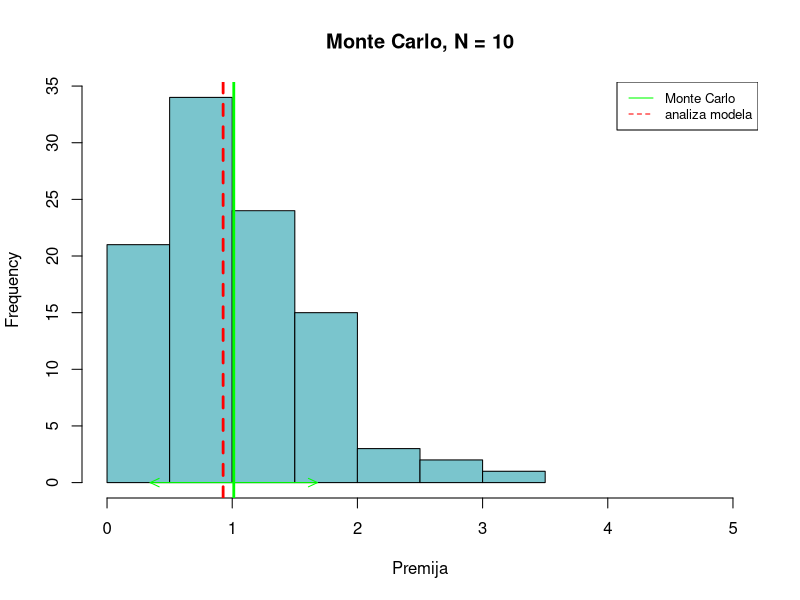
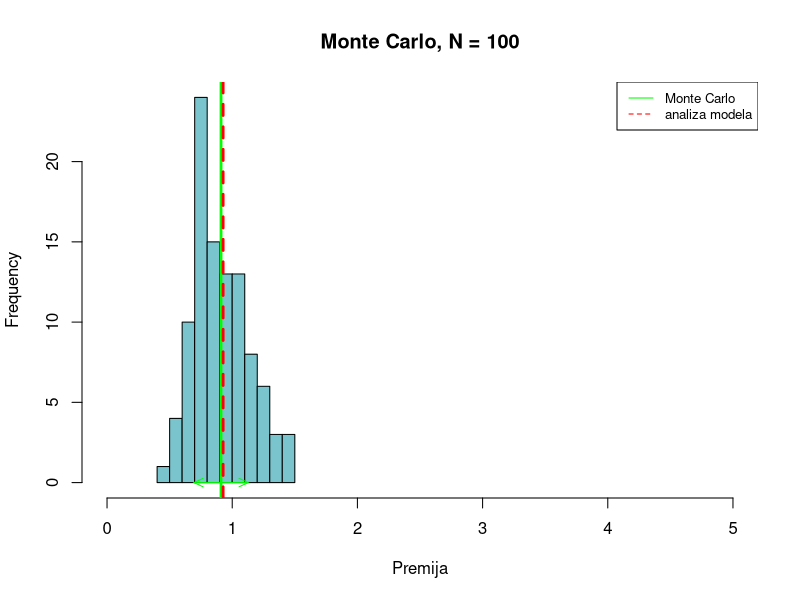
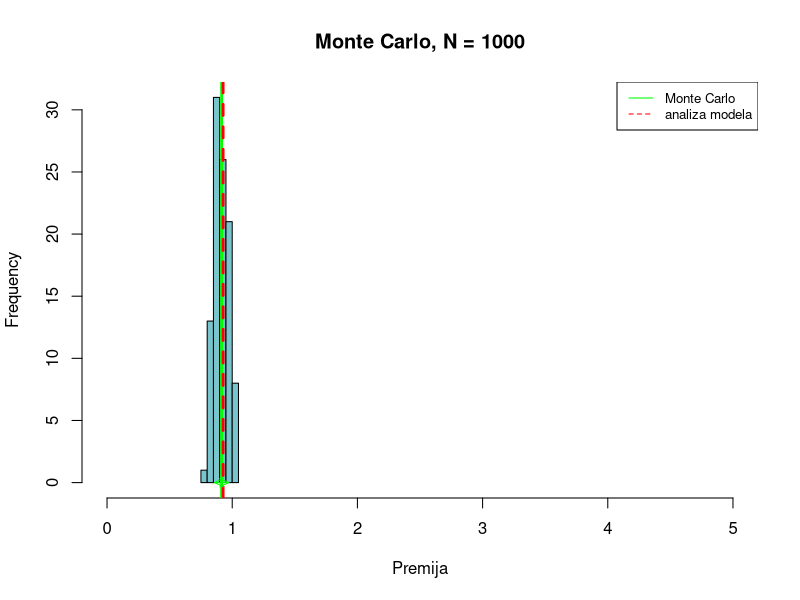

Write the R code that produced these figures, in order.
# 3. Naloga za finančni praktikum:

# S0 = trenutna cena delnice (t=0)
# u = parameter binomskega modela
# d = parameter binomskega modela
# t = zapadlost opcije in število obdobij v modelu
# r = obdobna obrestna mera
# w = zaporedje uteži
# type = tip opcije: nakupna/prodajna
# N = število simulacij pri Monte Carlo vrednotenju
# vrsta = pot cene delnice

library(combinat)
S0 <- 50
u <- 1.05
d <- 0.95
t <- 5
r <- 0.03
w <- c(1, 2, 3, 4, 5, 6)

# 1. Naloga: 
# (a):
vrstica1 <- c(50, 52.5, 49.88, 47.38, 45.01, 47.26)
vrstica2 <- c(50, 52.5, 55.12, 57.88, 60.78, 63.81)
vrstica3 <- c(50, 47.5, 49.88, 47.38, 45.01, 42.76)
vrstica4 <- c(50.00, 47.50, 45.12, 47.38, 45.01, 47.26)
vrstica5 <- c(50.00, 52.50, 49.88, 52.37, 54.99, 52.24)

k1 <- (sum(vrstica1 * w)/sum(w))
k2 <- (sum(vrstica2 * w)/sum(w))
k3 <- (sum(vrstica3 * w)/sum(w))
k4 <- (sum(vrstica4 * w)/sum(w))
k5 <- (sum(vrstica5 * w)/sum(w))

izplaciloX1 <- max(0, vrstica1[6] - k1)
izplaciloX2 <- max(0, vrstica2[6] - k2)
izplaciloX3 <- max(0, vrstica3[6] - k3)
izplaciloX4 <- max(0, vrstica4[6] - k4)
izplaciloX5 <- max(0, vrstica5[6] - k5)

izplaciloY1 <- -min(0, vrstica1[6] - k1)
izplaciloY2 <- -min(0, vrstica2[6] - k2)
izplaciloY3 <- -min(0, vrstica3[6] - k3)
izplaciloY4 <- -min(0, vrstica4[6] - k4)
izplaciloY5 <- -min(0, vrstica5[6] - k5)

nakupna <- c(izplaciloX1, izplaciloX2, izplaciloX3, izplaciloX4, izplaciloX5)
prodajna <- c(izplaciloY1,izplaciloY2, izplaciloY3, izplaciloY4, izplaciloY5)
tabela1 <- rbind(nakupna, prodajna)
colnames(tabela1) <- c('Pot 1', 'Pot 2', 'Pot 3', 'Pot 4', 'Pot 5')

# Spodnja tabela prikazuje izplačila prodajne in nakupne opcije za 5 možnih poti cene delnice.
head(tabela1)

# (b):Funkcija, ki določa izplačilo cene ob zapadlosti.

izplacilo <- function(vrsta, w, type){
  k <- (sum(vrsta * w)/sum(w))
  if (type == "call"){
    izpl <- max(0, vrsta[length(vrsta)] - k)
  } else {
    izpl <- -min(0, vrsta[length(vrsta)] - k)
  }
  return(izpl)
}

# Naloga 2:
# (a):Funkcija, ki določi premijo opcije z analizo polnega binomskega drevesa.

binomski <- function(s0=50,u=1.05,d=0.95,r=0.03,t=5,w,type){
  q = (1 + r - d)/(u - d)
  poti <- hcube(rep(2,t),1,-1)
  verjetnosti <- q ** rowSums(poti) * (1 - q) ** (t -rowSums(poti))
  razvoji <- u ** poti * d ** (1 - poti)
  S0 <- rep(s0, nrow(razvoji))
  cene <- cbind(S0, razvoji)
  matrika <- t(apply(cene, 1, cumprod))
  vektorIzplacil <- apply(matrika, 1, izplacilo, w=w, type = type)
  premija <- sum(vektorIzplacil * verjetnosti)/(1+r)**t
  return(premija)
}

# (b):Funkcija, ki oceni premijo opcije z metodo Monte Carlo.

monte <- function(s0,u,d,r,t,w,type,N){
  q = (1 + r - d)/(u - d)
  izplacila <- rep(0,N)
  for(i in 1:N){
    poti <- rbinom(t, 1, q)
    cene <- rep(0,t + 1)
    cene[1] <- s0
    for(j in 2:(t+1)){
      cene[j] <- cene[j-1] * (u ** poti[j-1]) * (d ** (1 - poti[j-1]))
    }
    izplacila[i] <- izplacilo(cene, w=w, type=type)
  }
  premija <- sum(izplacila)/ (N * (1 + r) ** t)
  return(premija)
}

N1 = 10
N2 = 100
N3 = 1000

premijaN1 <- monte(60, 1.05, 0.95, 0.01, 15, rep(1, 16), type= 'put', N1)
premijaN2 <- monte(60, 1.05, 0.95, 0.01, 15, rep(1, 16), type= 'put', N2)
premijaN3 <- monte(60, 1.05, 0.95, 0.01, 15, rep(1, 16), type= 'put', N3)

# 3.Naloga:

#(a) Ocenjevanje natančnosti metode Monte Carlo:

M = 100
ocenjevanje <- function(M, N){
  ocene <- rep(0, M)
  for(i in 1:M){
    ocene[i] <- monte(60, 1.05, 0.95, 0.01, 15, rep(1, 16), type= 'put', N)
  }
  return(ocene)
}

M = 100
oceneN1 <- ocenjevanje(M, N1)
oceneN2 <- ocenjevanje(M, N2)
oceneN3 <- ocenjevanje(M, N3)


#(b) Povprečna ocena in odklon za N1, N2, N3:

povprečjeN1 <- mean(oceneN1)
povprečjeN2 <- mean(oceneN2)
povprečjeN3 <- mean(oceneN3)

odklonN1 <- (sum((oceneN1 - povprečjeN1) ** 2) / length(oceneN1)) ** (1/2)
odklonN2 <- (sum((oceneN2 - povprečjeN2) ** 2) / length(oceneN2)) ** (1/2)
odklonN3 <- (sum((oceneN3 - povprečjeN3) ** 2) / length(oceneN3)) ** (1/2)

binomska <- binomski(60, 1.05, 0.95, 0.01, 15, rep(1, 16), type= 'put')

# Histogrami vzorčnih porazdelitev ocen premije:

# Za N=10:
grafN1 <- hist(oceneN1, col="cadetblue3", xlim = c(0,5), xlab="Premija", ylab="Frequency", main="Monte Carlo, N = 10")
grafN1 <- abline(v=povprečjeN1, col='green',lwd=2.7)
grafN1 <- abline(v=binomska, col='red',lty=2, lwd=2.7)
grafN1 <- arrows(povprečjeN1,0, povprečjeN1 + odklonN1, 0,col='green',length = 0.10, angle = 25)
grafN1 <- arrows(povprečjeN1,0, povprečjeN1 - odklonN1, 0,col='green',length = 0.10, angle = 25)
legend("topright", legend=c("Monte Carlo", "analiza modela"),
       col=c("green", "red"), lty=1:2, cex=0.8)


# Za N=100:
grafN2 <- hist(oceneN2, col="cadetblue3", xlim = c(0,5), xlab="Premija", ylab="Frequency", main="Monte Carlo, N = 100")
grafN2 <- abline(v=povprečjeN2, col='green', lwd=2.7)
grafN2 <- abline(v=binomska, col='red',lty=2, lwd=2.7)
grafN2 <- arrows(povprečjeN2,0, povprečjeN2 + odklonN2, 0,col='green',length = 0.10, angle = 25)
grafN2 <- arrows(povprečjeN2,0, povprečjeN2 - odklonN2, 0,col='green',length = 0.10, angle = 25)
legend("topright", legend=c("Monte Carlo", "analiza modela"),
       col=c("green", "red"), lty=1:2, cex=0.8)

# Za N=1000:
grafN3 <- hist(oceneN3, col="cadetblue3", xlim = c(0,5), xlab="Premija", ylab="Frequency", main="Monte Carlo, N = 1000")
grafN3 <- abline(v=povprečjeN3, col='green', lwd=2.7)
grafN3 <- abline(v=binomska, col='red',lty=2, lwd=2.7)
grafN3 <- arrows(povprečjeN3,0, povprečjeN3 + odklonN3, 0,col='green',length = 0.10, angle = 25)
grafN3 <- arrows(povprečjeN3,0, povprečjeN3 - odklonN3, 0,col='green',length = 0.10, angle = 25)
legend("topright", legend=c("Monte Carlo", "analiza modela"),
       col=c("green", "red"), lty=1:2, cex=0.8)
